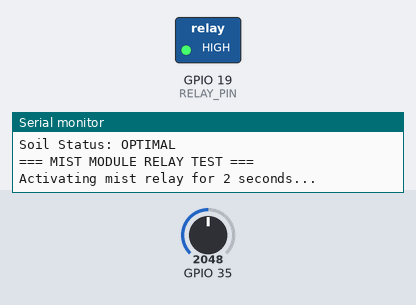
The sketch below on a simulated ESP32. Parts: switched loads named in the sketch (green lamp = pin HIGH), the last lines printed to the serial monitor. Inputs (shaded band) come from the test bench; at power-on: GPIO 35 = 2048.

Above: at 1.1 s.
At 4.2 s:
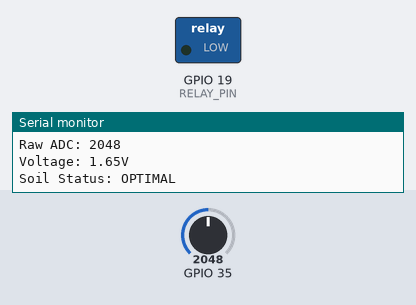
4.3 s: GPIO 35 set to 3166
8.8 s: GPIO 35 set to 3274
Timing chart, 0 to 11.8 s (numbered marks = the images above; inputs shaded):
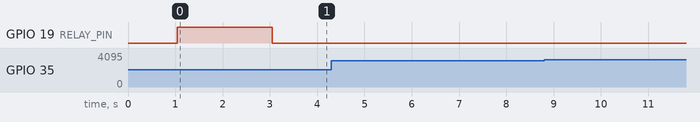

The sketch:

hardware_compatibility_test.ino
```cpp
/*
 * HARDWARE COMPATIBILITY ANALYSIS
 * Mist Module & Soil Moisture Sensor Compatibility Check
 */

#include "include/pin_mapping.h"

// ===== MIST MODULE CONTROL ANALYSIS =====
// Your mist module: 5V DC, 300mA-1A, push button control (K1)
// ESP32 GPIO: 3.3V, max 40mA per pin

// PROBLEM: Direct GPIO control won't work for high-current mist module
// SOLUTION: Use relay module or transistor circuit

#define RELAY_PIN 19          // Add relay control pin
#define MIST_RELAY_PIN RELAY_PIN

// ===== SOIL MOISTURE SENSOR COMPATIBILITY =====
// Your sensor: 3.3V-5V, analog output, 20mA
// ESP32 ADC: 12-bit (0-4095), 3.3V reference

// COMPATIBLE: Direct connection to ADC pin
// Readings: Higher values = drier soil (less moisture)

#define SOIL_MIN 0
#define SOIL_MAX 4095
#define SOIL_WET_THRESHOLD 3200   // 80% of max (wet soil)
#define SOIL_DRY_THRESHOLD 800    // 20% of max (dry soil)

// ===== POWER REQUIREMENTS ANALYSIS =====
/*
ESP32 Power Budget:
- USB 5V input: 500mA max (typically)
- Mist module: 300mA-1A (when active)
- Soil sensor: 20mA
- DHT22: 1mA
- LCD: 50mA

TOTAL: ~400-1100mA
PROBLEM: May exceed USB power limits
SOLUTION: Use external 5V/2A power supply
*/

// ===== RECOMMENDED CIRCUIT =====
/*
ESP32 Connections:

1. Mist Module Control:
   ESP32 GPIO 19 → Relay IN → Relay COM/NO → Mist Module K1 button
   (OR use transistor + diode for direct control)

2. Soil Moisture:
   ESP32 GPIO 35 → Soil Sensor AO (Analog Output)

3. Power:
   - ESP32: USB 5V/2A external supply
   - Mist Module: Separate 5V/2A supply (shared ground)
   - Soil Sensor: 3.3V from ESP32 or 5V from main supply
*/

// ===== COMPATIBILITY TEST FUNCTIONS =====

void testSoilMoistureSensor() {
  Serial.println("\n=== SOIL MOISTURE SENSOR TEST ===");

  int rawValue = analogRead(SOIL_MOISTURE_PIN);
  float voltage = (rawValue / 4095.0) * 3.3;

  Serial.print("Raw ADC: "); Serial.println(rawValue);
  Serial.print("Voltage: "); Serial.print(voltage); Serial.println("V");

  // Classify soil condition
  if (rawValue > SOIL_WET_THRESHOLD) {
    Serial.println("Soil Status: WET (high resistance)");
  } else if (rawValue < SOIL_DRY_THRESHOLD) {
    Serial.println("Soil Status: DRY (low resistance)");
  } else {
    Serial.println("Soil Status: OPTIMAL");
  }
}

void testMistModuleRelay() {
  Serial.println("\n=== MIST MODULE RELAY TEST ===");

  // Test relay control (assuming relay is connected)
  pinMode(MIST_RELAY_PIN, OUTPUT);

  Serial.println("Activating mist relay for 2 seconds...");
  digitalWrite(MIST_RELAY_PIN, HIGH);
  delay(2000);

  Serial.println("Deactivating mist relay...");
  digitalWrite(MIST_RELAY_PIN, LOW);

  Serial.println("Check if mist module activates/deactivates");
}

void analyzePowerRequirements() {
  Serial.println("\n=== POWER ANALYSIS ===");

  Serial.println("ESP32 GPIO Current Limits:");
  Serial.println("  Max per pin: 40mA");
  Serial.println("  Total GPIO: 800mA (but not recommended)");

  Serial.println("\nYour Device Requirements:");
  Serial.println("  Mist Module: 300-1000mA");
  Serial.println("  Soil Sensor: 20mA");
  Serial.println("  DHT22: 1mA");
  Serial.println("  LCD: 50mA");

  Serial.println("\nRECOMMENDATION:");
  Serial.println("  Use EXTERNAL 5V/2A power supply");
  Serial.println("  Connect mist module to separate power circuit");
  Serial.println("  Use relay/transistor for mist control");
}

// ===== UPDATED CONTROL FUNCTIONS =====

void setMistIntensity(int intensity) {
  /*
   * Control mist module intensity
   * Since module uses push button, we may need:
   * - Relay for ON/OFF control
   * - PWM not directly supported (depends on module)
   */

  switch(intensity) {
    case 0:  // OFF
      digitalWrite(MIST_RELAY_PIN, LOW);
      Serial.println("Mist: OFF");
      break;

    case 1:  // LOW - May need timing control
      digitalWrite(MIST_RELAY_PIN, HIGH);
      delay(500);  // Short burst for low intensity
      digitalWrite(MIST_RELAY_PIN, LOW);
      Serial.println("Mist: LOW (pulse)");
      break;

    case 2:  // HIGH - Continuous
      digitalWrite(MIST_RELAY_PIN, HIGH);
      Serial.println("Mist: HIGH (continuous)");
      break;
  }
}

int readSoilMoisture() {
  int raw = analogRead(SOIL_MOISTURE_PIN);

  // Optional: Map to percentage (0-100%)
  // Higher ADC = drier soil
  int percentage = map(raw, SOIL_MIN, SOIL_MAX, 100, 0);

  Serial.print("Soil Moisture: ");
  Serial.print(percentage);
  Serial.println("%");

  return raw;  // Return raw ADC for compatibility
}

// ===== SETUP & LOOP FOR TESTING =====

void setup() {
  Serial.begin(115200);
  delay(1000);

  Serial.println("=== HARDWARE COMPATIBILITY TEST ===");
  Serial.println("Mist Module + Soil Moisture Sensor Analysis");

  // Initialize pins
  pinMode(MIST_RELAY_PIN, OUTPUT);
  digitalWrite(MIST_RELAY_PIN, LOW);  // Start OFF

  // Run tests
  analyzePowerRequirements();
  testSoilMoistureSensor();
  testMistModuleRelay();
}

void loop() {
  // Continuous soil monitoring
  testSoilMoistureSensor();
  delay(5000);  // Check every 5 seconds
}
```

actuator_control.cpp
```cpp

```

sensor_reader.cpp
```cpp

```

lcd_display.cpp
```cpp

```
